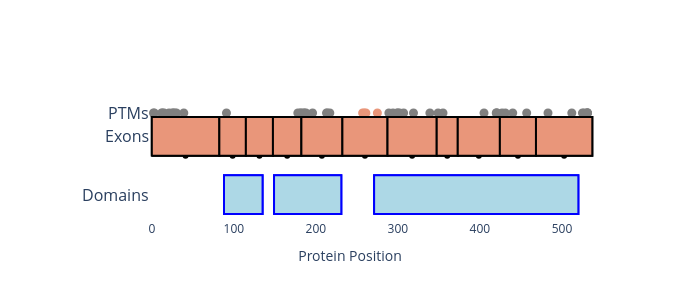

This figure's notebook cell:
### Code cell
plotter.plot_isoform('P06241-1', domains = domains)

### Figure 1 — Plotly figure (JSON) as saved in the notebook; plotly's stock layout.template omitted (floating-point values rounded to 4 significant figures)
{"data": [{"fill": "toself", "fillcolor": "darksalmon", "hovertemplate": "Exon: ENSE00003497339<br>Rank: 4<br>Range: 0.0-82.33<br>Constitutive: False", "line": {"color": "black"}, "mode": "markers", "name": "Exon4", "showlegend": false, "type": "scatter", "x": [41.17], "y": [0.4]}, {"fill": "toself", "fillcolor": "darksalmon", "line": {"color": "black"}, "mode": "lines", "name": "Exon4", "showlegend": false, "type": "scatter", "x": [0, 82.33, 82.33, 0, 0], "y": [0.4, 0.4, 0.5, 0.5, 0.4]}, {"fill": "toself", "fillcolor": "darksalmon", "hovertemplate": "Exon: ENSE00003528595<br>Rank: 5<br>Range: 82.33-114.67<br>Constitutive: False", "line": {"color": "black"}, "mode": "markers", "name": "Exon5", "showlegend": false, "type": "scatter", "x": [98.5], "y": [0.4]}, {"fill": "toself", "fillcolor": "darksalmon", "line": {"color": "black"}, "mode": "lines", "name": "Exon5", "showlegend": false, "type": "scatter", "x": [82.33, 114.7, 114.7, 82.33, 82.33], "y": [0.4, 0.4, 0.5, 0.5, 0.4]}, {"fill": "toself", "fillcolor": "darksalmon", "hovertemplate": "Exon: ENSE00003467096<br>Rank: 6<br>Range: 114.67-147.67<br>Constitutive: False", "line": {"color": "black"}, "mode": "markers", "name": "Exon6", "showlegend": false, "type": "scatter", "x": [131.2], "y": [0.4]}, {"fill": "toself", "fillcolor": "darksalmon", "line": {"color": "black"}, "mode": "lines", "name": "Exon6", "showlegend": false, "type": "scatter", "x": [114.7, 147.7, 147.7, 114.7, 114.7], "y": [0.4, 0.4, 0.5, 0.5, 0.4]}, {"fill": "toself", "fillcolor": "darksalmon", "hovertemplate": "Exon: ENSE00003481156<br>Rank: 7<br>Range: 147.67-182.33<br>Constitutive: False", "line": {"color": "black"}, "mode": "markers", "name": "Exon7", "showlegend": false, "type": "scatter", "x": [165], "y": [0.4]}, {"fill": "toself", "fillcolor": "darksalmon", "line": {"color": "black"}, "mode": "lines", "name": "Exon7", "showlegend": false, "type": "scatter", "x": [147.7, 182.3, 182.3, 147.7, 147.7], "y": [0.4, 0.4, 0.5, 0.5, 0.4]}, {"fill": "toself", "fillcolor": "darksalmon", "hovertemplate": "Exon: ENSE00003791523<br>Rank: 8<br>Range: 182.33-232.33<br>Constitutive: False", "line": {"color": "black"}, "mode": "markers", "name": "Exon8", "showlegend": false, "type": "scatter", "x": [207.3], "y": [0.4]}, {"fill": "toself", "fillcolor": "darksalmon", "line": {"color": "black"}, "mode": "lines", "name": "Exon8", "showlegend": false, "type": "scatter", "x": [182.3, 232.3, 232.3, 182.3, 182.3], "y": [0.4, 0.4, 0.5, 0.5, 0.4]}, {"fill": "toself", "fillcolor": "darksalmon", "hovertemplate": "Exon: ENSE00003472114<br>Rank: 9<br>Range: 232.33-287.33<br>Constitutive: False", "line": {"color": "black"}, "mode": "markers", "name": "Exon9", "showlegend": false, "type": "scatter", "x": [259.8], "y": [0.4]}, {"fill": "toself", "fillcolor": "darksalmon", "line": {"color": "black"}, "mode": "lines", "name": "Exon9", "showlegend": false, "type": "scatter", "x": [232.3, 287.3, 287.3, 232.3, 232.3], "y": [0.4, 0.4, 0.5, 0.5, 0.4]}, {"fill": "toself", "fillcolor": "darksalmon", "hovertemplate": "Exon: ENSE00001880540<br>Rank: 10<br>Range: 287.33-347.33<br>Constitutive: False", "line": {"color": "black"}, "mode": "markers", "name": "Exon10", "showlegend": false, "type": "scatter", "x": [317.3], "y": [0.4]}, {"fill": "toself", "fillcolor": "darksalmon", "line": {"color": "black"}, "mode": "lines", "name": "Exon10", "showlegend": false, "type": "scatter", "x": [287.3, 347.3, 347.3, 287.3, 287.3], "y": [0.4, 0.4, 0.5, 0.5, 0.4]}, {"fill": "toself", "fillcolor": "darksalmon", "hovertemplate": "Exon: ENSE00003674937<br>Rank: 11<br>Range: 347.33-373.0<br>Constitutive: False", "line": {"color": "black"}, "mode": "markers", "name": "Exon11", "showlegend": false, "type": "scatter", "x": [360.2], "y": [0.4]}, {"fill": "toself", "fillcolor": "darksalmon", "line": {"color": "black"}, "mode": "lines", "name": "Exon11", "showlegend": false, "type": "scatter", "x": [347.3, 373, 373, 347.3, 347.3], "y": [0.4, 0.4, 0.5, 0.5, 0.4]}, {"fill": "toself", "fillcolor": "darksalmon", "hovertemplate": "Exon: ENSE00003601706<br>Rank: 12<br>Range: 373.0-424.33<br>Constitutive: False", "line": {"color": "black"}, "mode": "markers", "name": "Exon12", "showlegend": false, "type": "scatter", "x": [398.7], "y": [0.4]}, {"fill": "toself", "fillcolor": "darksalmon", "line": {"color": "black"}, "mode": "lines", "name": "Exon12", "showlegend": false, "type": "scatter", "x": [373, 424.3, 424.3, 373, 373], "y": [0.4, 0.4, 0.5, 0.5, 0.4]}, {"fill": "toself", "fillcolor": "darksalmon", "hovertemplate": "Exon: ENSE00003504910<br>Rank: 13<br>Range: 424.33-468.33<br>Constitutive: False", "line": {"color": "black"}, "mode": "markers", "name": "Exon13", "showlegend": false, "type": "scatter", "x": [446.3], "y": [0.4]}, {"fill": "toself", "fillcolor": "darksalmon", "line": {"color": "black"}, "mode": "lines", "name": "Exon13", "showlegend": false, "type": "scatter", "x": [424.3, 468.3, 468.3, 424.3, 424.3], "y": [0.4, 0.4, 0.5, 0.5, 0.4]}, {"fill": "toself", "fillcolor": "darksalmon", "hovertemplate": "Exon: ENSE00001939766<br>Rank: 14<br>Range: 468.33-537.0<br>Constitutive: False", "line": {"color": "black"}, "mode": "markers", "name": "Exon14", "showlegend": false, "type": "scatter", "x": [502.7], "y": [0.4]}, {"fill": "toself", "fillcolor": "darksalmon", "line": {"color": "black"}, "mode": "lines", "name": "Exon14", "showlegend": false, "type": "scatter", "x": [468.3, 537, 537, 468.3, 468.3], "y": [0.4, 0.4, 0.5, 0.5, 0.4]}, {"hovertemplate": "PTM Site: G2<br>Modification: Myristoylation<br>Fraction of Isoforms: 1.0<br>Canonical Position: 2<br>Conserved Flank: 1.0", "marker": {"color": "gray", "size": 9}, "mode": "markers", "name": "", "showlegend": false, "type": "scatter", "x": [2], "y": [0.51]}, {"hovertemplate": "PTM Site: C3<br>Modification: Palmitoylation<br>Fraction of Isoforms: 1.0<br>Canonical Position: 3<br>Conserved Flank: 1.0", "marker": {"color": "gray", "size": 9}, "mode": "markers", "name": "", "showlegend": false, "type": "scatter", "x": [3], "y": [0.51]}, {"hovertemplate": "PTM Site: T12<br>Modification: Phosphorylation<br>Fraction of Isoforms: 1.0<br>Canonical Position: 12<br>Conserved Flank: 1.0", "marker": {"color": "gray", "size": 9}, "mode": "markers", "name": "", "showlegend": false, "type": "scatter", "x": [12], "y": [0.51]}, {"hovertemplate": "PTM Site: K13<br>Modification: Ubiquitination<br>Fraction of Isoforms: 1.0<br>Canonical Position: 13<br>Conserved Flank: 1.0", "marker": {"color": "gray", "size": 9}, "mode": "markers", "name": "", "showlegend": false, "type": "scatter", "x": [13], "y": [0.51]}, {"hovertemplate": "PTM Site: T15<br>Modification: Phosphorylation<br>Fraction of Isoforms: 1.0<br>Canonical Position: 15<br>Conserved Flank: 1.0", "marker": {"color": "gray", "size": 9}, "mode": "markers", "name": "", "showlegend": false, "type": "scatter", "x": [15], "y": [0.51]}, {"hovertemplate": "PTM Site: S21<br>Modification: Phosphorylation<br>Fraction of Isoforms: 1.0<br>Canonical Position: 21<br>Conserved Flank: 1.0", "marker": {"color": "gray", "size": 9}, "mode": "markers", "name": "", "showlegend": false, "type": "scatter", "x": [21], "y": [0.51]}, {"hovertemplate": "PTM Site: S25<br>Modification: Phosphorylation<br>Fraction of Isoforms: 1.0<br>Canonical Position: 25<br>Conserved Flank: 1.0", "marker": {"color": "gray", "size": 9}, "mode": "markers", "name": "", "showlegend": false, "type": "scatter", "x": [25], "y": [0.51]}, {"hovertemplate": "PTM Site: S26<br>Modification: Phosphorylation<br>Fraction of Isoforms: 1.0<br>Canonical Position: 26<br>Conserved Flank: 1.0", "marker": {"color": "gray", "size": 9}, "mode": "markers", "name": "", "showlegend": false, "type": "scatter", "x": [26], "y": [0.51]}, {"hovertemplate": "PTM Site: Y28<br>Modification: Phosphorylation<br>Fraction of Isoforms: 1.0<br>Canonical Position: 28<br>Conserved Flank: 1.0", "marker": {"color": "gray", "size": 9}, "mode": "markers", "name": "", "showlegend": false, "type": "scatter", "x": [28], "y": [0.51]}, {"hovertemplate": "PTM Site: Y30<br>Modification: Phosphorylation<br>Fraction of Isoforms: 1.0<br>Canonical Position: 30<br>Conserved Flank: 1.0", "marker": {"color": "gray", "size": 9}, "mode": "markers", "name": "", "showlegend": false, "type": "scatter", "x": [30], "y": [0.51]}, {"hovertemplate": "PTM Site: Y39<br>Modification: Phosphorylation<br>Fraction of Isoforms: 1.0<br>Canonical Position: 39<br>Conserved Flank: 1.0", "marker": {"color": "gray", "size": 9}, "mode": "markers", "name": "", "showlegend": false, "type": "scatter", "x": [39], "y": [0.51]}, {"hovertemplate": "PTM Site: Y91<br>Modification: Phosphorylation<br>Fraction of Isoforms: 1.0<br>Canonical Position: 91<br>Conserved Flank: 1.0", "marker": {"color": "gray", "size": 9}, "mode": "markers", "name": "", "showlegend": false, "type": "scatter", "x": [91], "y": [0.51]}, {"hovertemplate": "PTM Site: S178<br>Modification: Phosphorylation<br>Fraction of Isoforms: 1.0<br>Canonical Position: 178<br>Conserved Flank: 1.0", "marker": {"color": "gray", "size": 9}, "mode": "markers", "name": "", "showlegend": false, "type": "scatter", "x": [178], "y": [0.51]}, {"hovertemplate": "PTM Site: T181<br>Modification: Phosphorylation<br>Fraction of Isoforms: 1.0<br>Canonical Position: 181<br>Conserved Flank: 1.0", "marker": {"color": "gray", "size": 9}, "mode": "markers", "name": "", "showlegend": false, "type": "scatter", "x": [181], "y": [0.51]}, {"hovertemplate": "PTM Site: K182<br>Modification: Ubiquitination<br>Fraction of Isoforms: 1.0<br>Canonical Position: 182<br>Conserved Flank: 1.0", "marker": {"color": "gray", "size": 9}, "mode": "markers", "name": "", "showlegend": false, "type": "scatter", "x": [182], "y": [0.51]}, {"hovertemplate": "PTM Site: Y185<br>Modification: Phosphorylation<br>Fraction of Isoforms: 1.0<br>Canonical Position: 185<br>Conserved Flank: 1.0", "marker": {"color": "gray", "size": 9}, "mode": "markers", "name": "", "showlegend": false, "type": "scatter", "x": [185], "y": [0.51]}, {"hovertemplate": "PTM Site: S186<br>Modification: Phosphorylation<br>Fraction of Isoforms: 1.0<br>Canonical Position: 186<br>Conserved Flank: 1.0", "marker": {"color": "gray", "size": 9}, "mode": "markers", "name": "", "showlegend": false, "type": "scatter", "x": [186], "y": [0.51]}, {"hovertemplate": "PTM Site: S188<br>Modification: Phosphorylation<br>Fraction of Isoforms: 1.0<br>Canonical Position: 188<br>Conserved Flank: 1.0", "marker": {"color": "gray", "size": 9}, "mode": "markers", "name": "", "showlegend": false, "type": "scatter", "x": [188], "y": [0.51]}, {"hovertemplate": "PTM Site: K196<br>Modification: Ubiquitination<br>Fraction of Isoforms: 1.0<br>Canonical Position: 196<br>Conserved Flank: 1.0", "marker": {"color": "gray", "size": 9}, "mode": "markers", "name": "", "showlegend": false, "type": "scatter", "x": [196], "y": [0.51]}, {"hovertemplate": "PTM Site: Y213<br>Modification: Phosphorylation<br>Fraction of Isoforms: 1.0<br>Canonical Position: 213<br>Conserved Flank: 1.0", "marker": {"color": "gray", "size": 9}, "mode": "markers", "name": "", "showlegend": false, "type": "scatter", "x": [213], "y": [0.51]}, {"hovertemplate": "PTM Site: Y214<br>Modification: Phosphorylation<br>Fraction of Isoforms: 1.0<br>Canonical Position: 214<br>Conserved Flank: 1.0", "marker": {"color": "gray", "size": 9}, "mode": "markers", "name": "", "showlegend": false, "type": "scatter", "x": [214], "y": [0.51]}, {"hovertemplate": "PTM Site: T217<br>Modification: Phosphorylation<br>Fraction of Isoforms: 1.0<br>Canonical Position: 217<br>Conserved Flank: 1.0", "marker": {"color": "gray", "size": 9}, "mode": "markers", "name": "", "showlegend": false, "type": "scatter", "x": [217], "y": [0.51]}, {"hovertemplate": "PTM Site: S257<br>Modification: Phosphorylation<br>Fraction of Isoforms: 0.33<br>Canonical Position: 257<br>Conserved Flank: 1.0", "marker": {"color": "darksalmon", "size": 9}, "mode": "markers", "name": "", "showlegend": false, "type": "scatter", "x": [257], "y": [0.51]}, {"hovertemplate": "PTM Site: K259<br>Modification: Ubiquitination<br>Fraction of Isoforms: 0.33<br>Canonical Position: 259<br>Conserved Flank: 1.0", "marker": {"color": "darksalmon", "size": 9}, "mode": "markers", "name": "", "showlegend": false, "type": "scatter", "x": [259], "y": [0.51]}, {"hovertemplate": "PTM Site: K261<br>Modification: Ubiquitination<br>Fraction of Isoforms: 0.33<br>Canonical Position: 261<br>Conserved Flank: 1.0", "marker": {"color": "darksalmon", "size": 9}, "mode": "markers", "name": "", "showlegend": false, "type": "scatter", "x": [261], "y": [0.51]}, {"hovertemplate": "PTM Site: K275<br>Modification: Ubiquitination<br>Fraction of Isoforms: 0.33<br>Canonical Position: 275<br>Conserved Flank: 1.0", "marker": {"color": "darksalmon", "size": 9}, "mode": "markers", "name": "", "showlegend": false, "type": "scatter", "x": [275], "y": [0.51]}, {"hovertemplate": "PTM Site: T289<br>Modification: Phosphorylation<br>Fraction of Isoforms: 1.0<br>Canonical Position: 289<br>Conserved Flank: 1.0", "marker": {"color": "gray", "size": 9}, "mode": "markers", "name": "", "showlegend": false, "type": "scatter", "x": [289], "y": [0.51]}, {"hovertemplate": "PTM Site: T294<br>Modification: Phosphorylation<br>Fraction of Isoforms: 1.0<br>Canonical Position: 294<br>Conserved Flank: 1.0", "marker": {"color": "gray", "size": 9}, "mode": "markers", "name": "", "showlegend": false, "type": "scatter", "x": [294], "y": [0.51]}, {"hovertemplate": "PTM Site: K299<br>Modification: Ubiquitination<br>Fraction of Isoforms: 1.0<br>Canonical Position: 299<br>Conserved Flank: 1.0", "marker": {"color": "gray", "size": 9}, "mode": "markers", "name": "", "showlegend": false, "type": "scatter", "x": [299], "y": [0.51]}, {"hovertemplate": "PTM Site: T300<br>Modification: Phosphorylation<br>Fraction of Isoforms: 1.0<br>Canonical Position: 300<br>Conserved Flank: 1.0", "marker": {"color": "gray", "size": 9}, "mode": "markers", "name": "", "showlegend": false, "type": "scatter", "x": [300], "y": [0.51]}, {"hovertemplate": "PTM Site: K302<br>Modification: Ubiquitination<br>Fraction of Isoforms: 1.0<br>Canonical Position: 302<br>Conserved Flank: 1.0", "marker": {"color": "gray", "size": 9}, "mode": "markers", "name": "", "showlegend": false, "type": "scatter", "x": [302], "y": [0.51]}, {"hovertemplate": "PTM Site: S307<br>Modification: Phosphorylation<br>Fraction of Isoforms: 1.0<br>Canonical Position: 307<br>Conserved Flank: 1.0", "marker": {"color": "gray", "size": 9}, "mode": "markers", "name": "", "showlegend": false, "type": "scatter", "x": [307], "y": [0.51]}, {"hovertemplate": "PTM Site: K319<br>Modification: Ubiquitination<br>Fraction of Isoforms: 1.0<br>Canonical Position: 319<br>Conserved Flank: 1.0", "marker": {"color": "gray", "size": 9}, "mode": "markers", "name": "", "showlegend": false, "type": "scatter", "x": [319], "y": [0.51]}, {"hovertemplate": "PTM Site: Y339<br>Modification: Phosphorylation<br>Fraction of Isoforms: 1.0<br>Canonical Position: 339<br>Conserved Flank: 1.0", "marker": {"color": "gray", "size": 9}, "mode": "markers", "name": "", "showlegend": false, "type": "scatter", "x": [339], "y": [0.51]}, {"hovertemplate": "PTM Site: S349<br>Modification: Phosphorylation<br>Fraction of Isoforms: 1.0<br>Canonical Position: 349<br>Conserved Flank: 1.0", "marker": {"color": "gray", "size": 9}, "mode": "markers", "name": "", "showlegend": false, "type": "scatter", "x": [349], "y": [0.51]}, {"hovertemplate": "PTM Site: K355<br>Modification: Ubiquitination<br>Fraction of Isoforms: 1.0<br>Canonical Position: 355<br>Conserved Flank: 1.0", "marker": {"color": "gray", "size": 9}, "mode": "markers", "name": "", "showlegend": false, "type": "scatter", "x": [355], "y": [0.51]}, {"hovertemplate": "PTM Site: K405<br>Modification: Ubiquitination<br>Fraction of Isoforms: 1.0<br>Canonical Position: 405<br>Conserved Flank: 1.0", "marker": {"color": "gray", "size": 9}, "mode": "markers", "name": "", "showlegend": false, "type": "scatter", "x": [405], "y": [0.51]}, {"hovertemplate": "PTM Site: Y420<br>Modification: Phosphorylation<br>Fraction of Isoforms: 1.0<br>Canonical Position: 420<br>Conserved Flank: 1.0", "marker": {"color": "gray", "size": 9}, "mode": "markers", "name": "", "showlegend": false, "type": "scatter", "x": [420], "y": [0.51]}, {"hovertemplate": "PTM Site: Y420<br>Modification: Phosphorylation<br>Fraction of Isoforms: 1.0<br>Canonical Position: 417<br>Conserved Flank: 1.0", "marker": {"color": "gray", "size": 9}, "mode": "markers", "name": "", "showlegend": false, "type": "scatter", "x": [420], "y": [0.51]}, {"hovertemplate": "PTM Site: T421<br>Modification: Phosphorylation<br>Fraction of Isoforms: 1.0<br>Canonical Position: 421<br>Conserved Flank: 1.0", "marker": {"color": "gray", "size": 9}, "mode": "markers", "name": "", "showlegend": false, "type": "scatter", "x": [421], "y": [0.51]}, {"hovertemplate": "PTM Site: K427<br>Modification: Ubiquitination<br>Fraction of Isoforms: 1.0<br>Canonical Position: 427<br>Conserved Flank: 1.0", "marker": {"color": "gray", "size": 9}, "mode": "markers", "name": "", "showlegend": false, "type": "scatter", "x": [427], "y": [0.51]}, {"hovertemplate": "PTM Site: K431<br>Modification: Ubiquitination<br>Fraction of Isoforms: 1.0<br>Canonical Position: 431<br>Conserved Flank: 1.0", "marker": {"color": "gray", "size": 9}, "mode": "markers", "name": "", "showlegend": false, "type": "scatter", "x": [431], "y": [0.51]}, {"hovertemplate": "PTM Site: Y440<br>Modification: Phosphorylation<br>Fraction of Isoforms: 1.0<br>Canonical Position: 440<br>Conserved Flank: 1.0", "marker": {"color": "gray", "size": 9}, "mode": "markers", "name": "", "showlegend": false, "type": "scatter", "x": [440], "y": [0.51]}, {"hovertemplate": "PTM Site: T457<br>Modification: Phosphorylation<br>Fraction of Isoforms: 1.0<br>Canonical Position: 457<br>Conserved Flank: 1.0", "marker": {"color": "gray", "size": 9}, "mode": "markers", "name": "", "showlegend": false, "type": "scatter", "x": [457], "y": [0.51]}, {"hovertemplate": "PTM Site: Y483<br>Modification: Phosphorylation<br>Fraction of Isoforms: 1.0<br>Canonical Position: 483<br>Conserved Flank: 1.0", "marker": {"color": "gray", "size": 9}, "mode": "markers", "name": "", "showlegend": false, "type": "scatter", "x": [483], "y": [0.51]}, {"hovertemplate": "PTM Site: T512<br>Modification: Phosphorylation<br>Fraction of Isoforms: 1.0<br>Canonical Position: 512<br>Conserved Flank: 1.0", "marker": {"color": "gray", "size": 9}, "mode": "markers", "name": "", "showlegend": false, "type": "scatter", "x": [512], "y": [0.51]}, {"hovertemplate": "PTM Site: T525<br>Modification: Phosphorylation<br>Fraction of Isoforms: 1.0<br>Canonical Position: 525<br>Conserved Flank: 1.0", "marker": {"color": "gray", "size": 9}, "mode": "markers", "name": "", "showlegend": false, "type": "scatter", "x": [525], "y": [0.51]}, {"hovertemplate": "PTM Site: T527<br>Modification: Phosphorylation<br>Fraction of Isoforms: 1.0<br>Canonical Position: 527<br>Conserved Flank: 1.0", "marker": {"color": "gray", "size": 9}, "mode": "markers", "name": "", "showlegend": false, "type": "scatter", "x": [527], "y": [0.51]}, {"hovertemplate": "PTM Site: Y531<br>Modification: Phosphorylation<br>Fraction of Isoforms: 1.0<br>Canonical Position: 531<br>Conserved Flank: 1.0", "marker": {"color": "gray", "size": 9}, "mode": "markers", "name": "", "showlegend": false, "type": "scatter", "x": [531], "y": [0.51]}, {"hovertemplate": "PTM Site: Y531<br>Modification: Phosphorylation<br>Fraction of Isoforms: 1.0<br>Canonical Position: 528<br>Conserved Flank: 1.0", "marker": {"color": "gray", "size": 9}, "mode": "markers", "name": "", "showlegend": false, "type": "scatter", "x": [531], "y": [0.51]}, {"hovertemplate": "PTM Site: Y531<br>Modification: Phosphorylation<br>Fraction of Isoforms: 1.0<br>Canonical Position: 528<br>Conserved Flank: 1.0", "marker": {"color": "gray", "size": 9}, "mode": "markers", "name": "", "showlegend": false, "type": "scatter", "x": [531], "y": [0.51]}, {"hovertemplate": "PTM Site: Y531<br>Modification: Phosphorylation<br>Fraction of Isoforms: 1.0<br>Canonical Position: 531<br>Conserved Flank: 1.0", "marker": {"color": "gray", "size": 9}, "mode": "markers", "name": "", "showlegend": false, "type": "scatter", "x": [531], "y": [0.51]}, {"fill": "toself", "fillcolor": "lightblue", "line": {"color": "blue"}, "mode": "lines+text", "name": "SH3_1", "showlegend": false, "type": "scatter", "x": [88, 135, 135, 88, 88], "y": [0.25, 0.25, 0.35, 0.35, 0.25]}, {"fill": "toself", "fillcolor": "lightblue", "line": {"color": "blue"}, "mode": "lines+text", "name": "SH2", "showlegend": false, "type": "scatter", "x": [149, 231, 231, 149, 149], "y": [0.25, 0.25, 0.35, 0.35, 0.25]}, {"fill": "toself", "fillcolor": "lightblue", "line": {"color": "blue"}, "mode": "lines+text", "name": "Pkinase_Tyr", "showlegend": false, "type": "scatter", "x": [271, 520, 520, 271, 271], "y": [0.25, 0.25, 0.35, 0.35, 0.25]}], "layout": {"annotations": [{"font": {"size": 16}, "showarrow": false, "text": "Exons", "x": -1, "xanchor": "right", "y": 0.45}, {"font": {"size": 16}, "showarrow": false, "text": "PTMs", "x": -1, "xanchor": "right", "y": 0.51}, {"align": "left", "font": {"size": 16}, "showarrow": false, "text": "Domains", "x": -1, "xanchor": "right", "y": 0.3}], "height": 300, "plot_bgcolor": "rgba(0,0,0,0)", "shapes": [{"fillcolor": "darksalmon", "line": {"color": "black"}, "type": "rect", "x0": 0, "x1": 82.33, "y0": 0.4, "y1": 0.5}, {"fillcolor": "darksalmon", "line": {"color": "black"}, "type": "rect", "x0": 82.33, "x1": 114.7, "y0": 0.4, "y1": 0.5}, {"fillcolor": "darksalmon", "line": {"color": "black"}, "type": "rect", "x0": 114.7, "x1": 147.7, "y0": 0.4, "y1": 0.5}, {"fillcolor": "darksalmon", "line": {"color": "black"}, "type": "rect", "x0": 147.7, "x1": 182.3, "y0": 0.4, "y1": 0.5}, {"fillcolor": "darksalmon", "line": {"color": "black"}, "type": "rect", "x0": 182.3, "x1": 232.3, "y0": 0.4, "y1": 0.5}, {"fillcolor": "darksalmon", "line": {"color": "black"}, "type": "rect", "x0": 232.3, "x1": 287.3, "y0": 0.4, "y1": 0.5}, {"fillcolor": "darksalmon", "line": {"color": "black"}, "type": "rect", "x0": 287.3, "x1": 347.3, "y0": 0.4, "y1": 0.5}, {"fillcolor": "darksalmon", "line": {"color": "black"}, "type": "rect", "x0": 347.3, "x1": 373, "y0": 0.4, "y1": 0.5}, {"fillcolor": "darksalmon", "line": {"color": "black"}, "type": "rect", "x0": 373, "x1": 424.3, "y0": 0.4, "y1": 0.5}, {"fillcolor": "darksalmon", "line": {"color": "black"}, "type": "rect", "x0": 424.3, "x1": 468.3, "y0": 0.4, "y1": 0.5}, {"fillcolor": "darksalmon", "line": {"color": "black"}, "type": "rect", "x0": 468.3, "x1": 537, "y0": 0.4, "y1": 0.5}, {"fillcolor": "lightblue", "line": {"color": "blue"}, "type": "rect", "x0": 88, "x1": 135, "y0": 0.25, "y1": 0.35}, {"fillcolor": "lightblue", "line": {"color": "blue"}, "type": "rect", "x0": 149, "x1": 231, "y0": 0.25, "y1": 0.35}, {"fillcolor": "lightblue", "line": {"color": "blue"}, "type": "rect", "x0": 271, "x1": 520, "y0": 0.25, "y1": 0.35}], "width": 700, "xaxis": {"title": {"text": "Protein Position"}}, "yaxis": {"visible": false}}}
